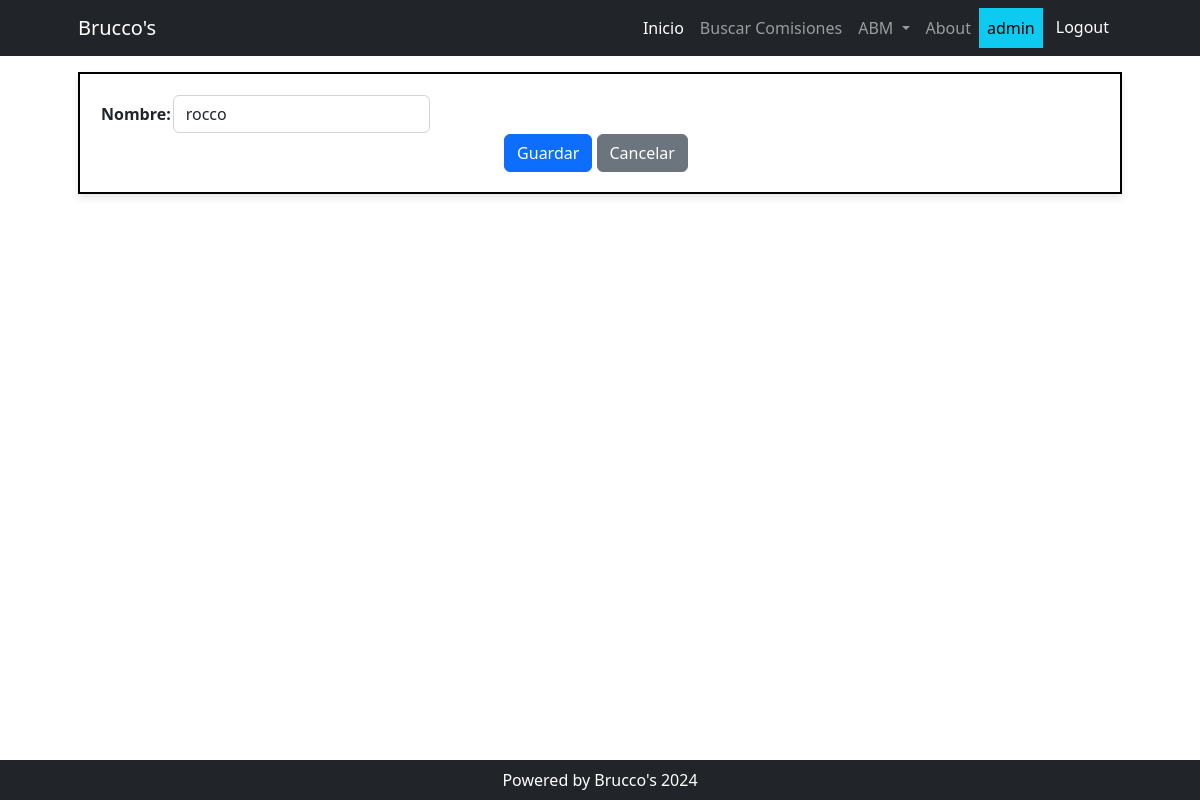
The page /estudiantes/update/1 (signed in) on the database as committed earlier.
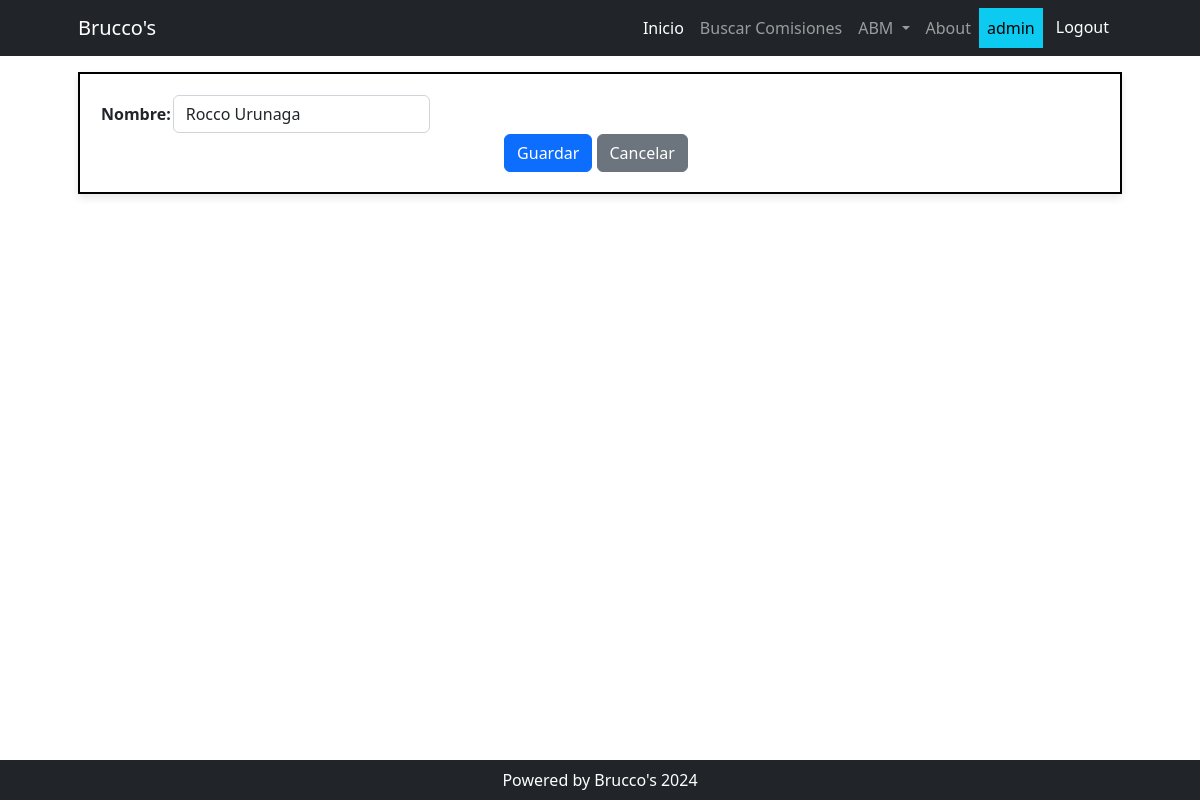
The same page on the database as committed later.
### cursos/models.py (models this page shows, shortened)
class Estudiante(models.Model):
    nombre = models.CharField(max_length=100, unique=True)

### estudiantes/views.py (the view)
# urls.py: path("update/<int:pk>", views.EstudianteUpdate.as_view(), name="update"),
class EstudianteUpdate(UpdateView):
    model = models.Estudiante
    form_class = forms.EstudianteForm
    success_url = reverse_lazy("estudiantes:home")

### estudiantes/forms.py
class EstudianteForm(forms.ModelForm):
    class Meta:
        model = models.Estudiante
        fields = ['nombre']
        widgets = {
            "nombre": forms.TextInput(attrs={"class": "form-control"}),
        }

### estudiantes/templates/cursos/estudiante_form.html (shortened to what this page needs)
{% extends 'core/base.html' %}
{% block contenido %}
<div style="border: 2px solid #000; padding: 20px; background-color: #fff; box-shadow: 0 4px 8px rgba(0, 0, 0, 0.1); text-align: center;">
    <form method="post">
        <table>
            {{ form.as_table }}
        </table>
        <button type="submit" class="btn btn-primary">Guardar</button>
        <a class="btn btn-secondary me-2" href="{% url 'estudiantes:home' %}">Cancelar</a>
    </form>
{% endblock contenido %}

Rows that differ between the two databases and show on the page:
changed Estudiante: nombre "rocco" → "Rocco Urunaga"
